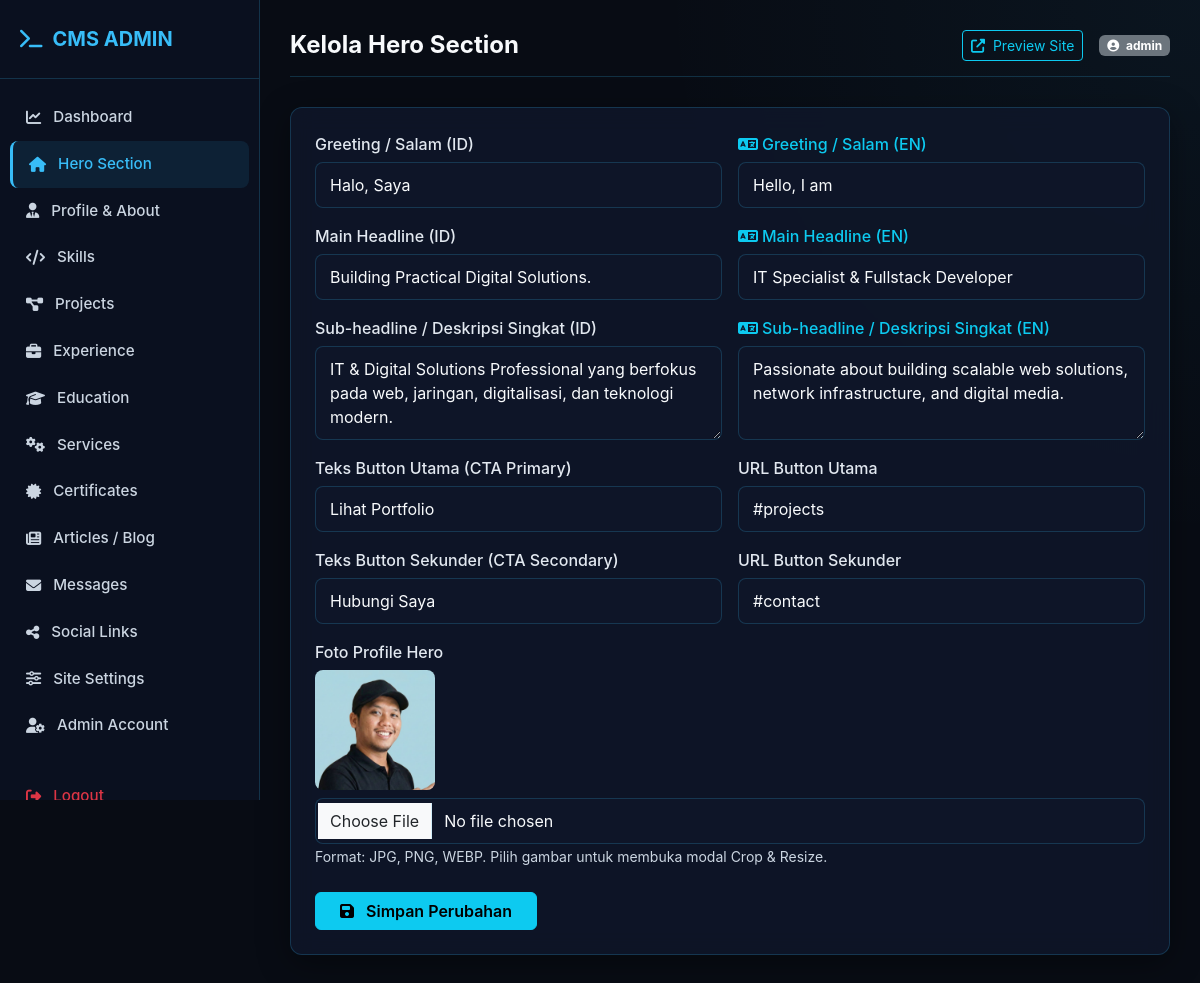
/admin/modules/hero.php (signed in), run on the app's committed database.
### tables this page shows
CREATE TABLE `hero` (
  `id` int(11) NOT NULL AUTO_INCREMENT,
  `greeting` varchar(100) DEFAULT 'Halo, Saya',
  `greeting_en` varchar(100) DEFAULT NULL,
  `headline` varchar(255) DEFAULT 'Pranata Komputer & Fullstack Developer',
  `headline_en` varchar(255) DEFAULT NULL,
  `subheadline` text DEFAULT NULL,
  `subheadline_en` text DEFAULT NULL,
  `cta_text_primary` varchar(50) DEFAULT 'Lihat Portfolio',
  `cta_url_primary` varchar(255) DEFAULT '#projects',
  `cta_text_secondary` varchar(50) DEFAULT 'Hubungi Saya',
  `cta_url_secondary` varchar(255) DEFAULT '#contact',
  `profile_image` varchar(255) DEFAULT NULL,
  `is_active` tinyint(1) DEFAULT 1,
  PRIMARY KEY (`id`)
);

### config/database.php (called while the page is built, shortened)
<?php
class Database {
    private static $instance = null;
    private $conn;
    private function __construct() {
        try {
            $dsn = "mysql:host=" . DB_HOST . ";dbname=" . DB_NAME . ";charset=" . DB_CHARSET;
            $options = [
                PDO::ATTR_ERRMODE => PDO::ERRMODE_EXCEPTION,
                PDO::ATTR_DEFAULT_FETCH_MODE => PDO::FETCH_ASSOC,
                PDO::ATTR_EMULATE_PREPARES => false,
            ];
            $this->conn = new PDO($dsn, DB_USER, DB_PASS, $options);
        } catch (PDOException $e) {
            die("Database Connection Error: " . $e->getMessage());
        }
    }
    public static function getInstance() {
        if (!self::$instance) {
            self::$instance = new Database();
        }
        return self::$instance;
    }
    public function getConnection() {
        return $this->conn;
    }
}
function db() {
    return Database::getInstance()->getConnection();
}

### config/helper.php (called while the page is built, shortened)
<?php
function sanitize($data) {
    return htmlspecialchars(trim((string)$data), ENT_QUOTES, 'UTF-8');
}

### admin/modules/hero.php (the view, shortened to what this page needs)
<?php
require_once __DIR__ . '/../../config/database.php';
require_once __DIR__ . '/../../config/helper.php';
$stmt = db()->query("SELECT * FROM hero LIMIT 1");
$hero = $stmt->fetch();
require_once __DIR__ . '/../includes/header.php';
?>
<div class="glass-card p-4">
    <form action="" method="POST" enctype="multipart/form-data" id="hero-form">
        <div class="row g-3">
            <div class="col-md-6">
                <label class="form-label">Greeting / Salam (ID)</label>
                <input type="text" name="greeting" class="form-control" value="<?= sanitize($hero['greeting'] ?? '') ?>" required>
            </div>
            <div class="col-md-6">
                <label class="form-label text-info"><i class="fas fa-language me-1"></i>Greeting / Salam (EN)</label>
                <input type="text" name="greeting_en" class="form-control" value="<?= sanitize($hero['greeting_en'] ?? '') ?>" placeholder="e.g. Hello, I am">
            </div>
            <div class="col-md-6">
                <label class="form-label">Main Headline (ID)</label>
                <input type="text" name="headline" class="form-control" value="<?= sanitize($hero['headline'] ?? '') ?>" required>
            </div>
            <div class="col-md-6">
                <label class="form-label text-info"><i class="fas fa-language me-1"></i>Main Headline (EN)</label>
                <input type="text" name="headline_en" class="form-control" value="<?= sanitize($hero['headline_en'] ?? '') ?>" placeholder="e.g. Fullstack Developer">
            </div>
            <div class="col-md-6">
                <label class="form-label">Sub-headline / Deskripsi Singkat (ID)</label>
                <textarea name="subheadline" class="form-control" rows="3" required><?= sanitize($hero['subheadline'] ?? '') ?></textarea>
            </div>
            <div class="col-md-6">
                <label class="form-label text-info"><i class="fas fa-language me-1"></i>Sub-headline / Deskripsi Singkat (EN)</label>
                <textarea name="subheadline_en" class="form-control" rows="3" placeholder="English description..."><?= sanitize($hero['subheadline_en'] ?? '') ?></textarea>
            </div>
            <div class="col-md-6">
                <label class="form-label">Teks Button Utama (CTA Primary)</label>
                <input type="text" name="cta_text_primary" class="form-control" value="<?= sanitize($hero['cta_text_primary'] ?? '') ?>">
            </div>
            <div class="col-md-6">
                <label class="form-label">URL Button Utama</label>
                <input type="text" name="cta_url_primary" class="form-control" value="<?= sanitize($hero['cta_url_primary'] ?? '') ?>">
            </div>
            <div class="col-md-6">
                <label class="form-label">Teks Button Sekunder (CTA Secondary)</label>
                <input type="text" name="cta_text_secondary" class="form-control" value="<?= sanitize($hero['cta_text_secondary'] ?? '') ?>">
            </div>
            <div class="col-md-6">
                <label class="form-label">URL Button Sekunder</label>
                <input type="text" name="cta_url_secondary" class="form-control" value="<?= sanitize($hero['cta_url_secondary'] ?? '') ?>">
            </div>
            <div class="col-12">
                <label class="form-label">Foto Profile Hero</label>
                <?php if (!empty($hero['profile_image'])): ?>
                    <div class="mb-2">
                        <img src="<?= UPLOAD_URL . sanitize($hero['profile_image']) ?>" id="current-img" style="max-height: 120px; border-radius: 8px;">
                    </div>
                <?php endif; ?>
                <input type="file" id="image-input" name="profile_image" class="form-control" accept="image/*">
                <small class="text-muted">Format: JPG, PNG, WEBP. Pilih gambar untuk membuka modal Crop & Resize.</small>
            </div>
        </div>
        <div class="mt-4">
            <button type="submit" class="btn btn-info px-4 fw-semibold"><i class="fas fa-save me-2"></i> Simpan Perubahan</button>
        </div>
    </form>
</div>
<?php require_once __DIR__ . '/../includes/footer.php'; ?>

### assets/css/admin.css (style rules this page uses)
:root { --bg-dark: #080c14; --bg-card: rgba(15, 23, 42, 0.85); --border-color: rgba(56, 189, 248, 0.2); --border-hover: rgba(56, 189, 248, 0.5); --primary: #38bdf8; --primary-glow: rgba(56, 189, 248, 0.3); --accent: #818cf8; --text-main: #f8fafc; --text-muted: #cbd5e1; --sidebar-width: 260px; }
body.admin-body { background-color: var(--bg-dark); color: var(--text-main); font-family: 'Inter', system-ui, -apple-system, sans-serif; margin: 0; padding: 0; }
.glass-card { background: var(--bg-card); backdrop-filter: blur(12px); -webkit-backdrop-filter: blur(12px); border: 1px solid var(--border-color); border-radius: 12px; box-shadow: 0 8px 32px 0 rgba(0, 0, 0, 0.37); transition: all 0.3s ease; }
.form-control, .form-select { background: rgba(15, 23, 42, 0.8) !important; border: 1px solid var(--border-color) !important; color: var(--text-main) !important; border-radius: 8px !important; padding: 10px 14px !important; }
input.form-control::placeholder, textarea.form-control::placeholder, .form-control::placeholder, input::placeholder, textarea::placeholder { color: #cbd5e1 !important; opacity: 0.9 !important; }
.form-label { color: #e2e8f0; font-weight: 500; margin-bottom: 6px; }
.text-muted, small.text-muted { color: #cbd5e1 !important; }

### data on the page
hero: greeting "Halo, Saya", greeting_en "Hello, I am", headline "Building Practical Digital Solutions.", headline_en "IT Specialist & Fullstack Developer", subheadline "IT & Digital Solutions Professional yang berfokus pada web, jaringan, digitalisasi, dan teknologi modern.", subheadline_en "Passionate about building scalable web solutions, network infrastructure, and digital media.", cta_text_primary "Lihat Portfolio", cta_url_primary "#projects", cta_text_secondary "Hubungi Saya", cta_url_secondary "#contact", profile_image (picture)

### other printed values
$page_title "Kelola Hero Section"
$_SESSION['username'] "admin"
